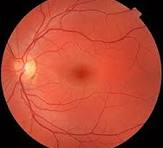
#> input picture artifacts/image1.jpg, 163 x 148 px
$ python -i preprocessing.py   (imports and definitions only)
#> lines starting #> are read from the running program, lines starting #| are printed output that depends on the picture
from __future__ import annotations

from dataclasses import dataclass
from pathlib import Path
from typing import Callable, Dict, Iterable, Optional, Tuple

import cv2
import numpy as np
import pandas as pd
import tensorflow as tf
from sklearn.model_selection import train_test_split


CLASS_NAMES = {
    0: "No DR",
    1: "Mild",
    2: "Moderate",
    3: "Severe",
    4: "Proliferative DR",
}


@dataclass
class DatasetConfig:
    csv_path: str
    image_dir: str
    image_col: str = "id_code"
    label_col: str = "diagnosis"
    image_ext: str = ".png"
    target_size: Tuple[int, int] = (224, 224)
    test_size: float = 0.2
    random_state: int = 42


# ================= FIXED PREPROCESS FUNCTION =================
def preprocess_fundus_image(image_path, target_size=(224, 224)):

    # 🔥 CRITICAL FIX: convert bytes → string
#> called with image_path = 'artifacts/image1.jpg', target_size = (224, 224)
    if isinstance(image_path, bytes):
        image_path = image_path.decode("utf-8")

    image_bgr = cv2.imread(str(image_path))
#> image_bgr is the input picture: shape (148, 163, 3); mean B, G, R 51.2, 69.7, 172.6

    # 🔥 Instead of crashing → skip safely
    if image_bgr is None:
        print(f"⚠️ Skipping corrupted image: {image_path}")
        return np.zeros((224, 224, 3), dtype=np.float32)

    image_bgr = cv2.resize(image_bgr, target_size)
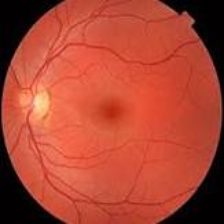
#> image_bgr: shape (224, 224, 3); mean B, G, R 51.1, 69.5, 172.5

    green_channel = image_bgr[:, :, 1]
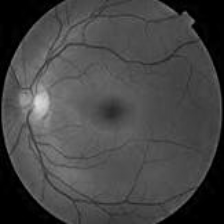
#> green_channel: shape (224, 224); min 0, max 220, mean 69.5

    # Morphological enhancement
    kernel = cv2.getStructuringElement(cv2.MORPH_ELLIPSE, (15, 15))
    top_hat = cv2.morphologyEx(green_channel, cv2.MORPH_TOPHAT, kernel)
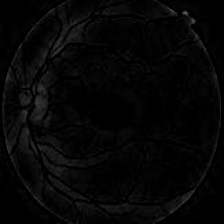
#> top_hat: shape (224, 224); min 0, max 100, mean 5.8
    bottom_hat = cv2.morphologyEx(green_channel, cv2.MORPH_BLACKHAT, kernel)
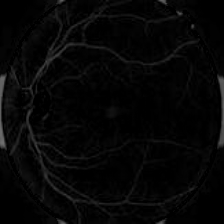
#> bottom_hat: shape (224, 224); min 0, max 111, mean 6

    enhanced = cv2.add(green_channel, top_hat)
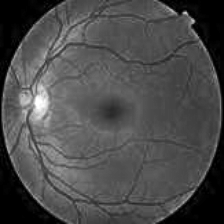
#> enhanced: shape (224, 224); min 0, max 255, mean 75.4
    enhanced = cv2.subtract(enhanced, bottom_hat)
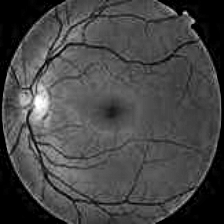
#> enhanced: shape (224, 224); min 0, max 255, mean 70.3

    # CLAHE
    clahe = cv2.createCLAHE(clipLimit=2.0, tileGridSize=(8, 8))
    clahe_image = clahe.apply(enhanced)
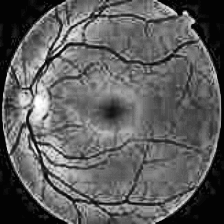
#> clahe_image: shape (224, 224); min 1, max 255, mean 93.7

    # Convert to RGB
    image_rgb = cv2.merge([clahe_image, clahe_image, clahe_image])
    image_rgb = cv2.cvtColor(image_rgb, cv2.COLOR_BGR2RGB)

    # Normalize
    image_rgb = image_rgb.astype(np.float32) / 255.0

    return image_rgb


# ================= AUGMENT =================
# [60 lines left out: functions augment_image, dataframe_to_dataset, compute_class_weights, not called in this run]

>>> result = preprocess_fundus_image('artifacts/image1.jpg')
